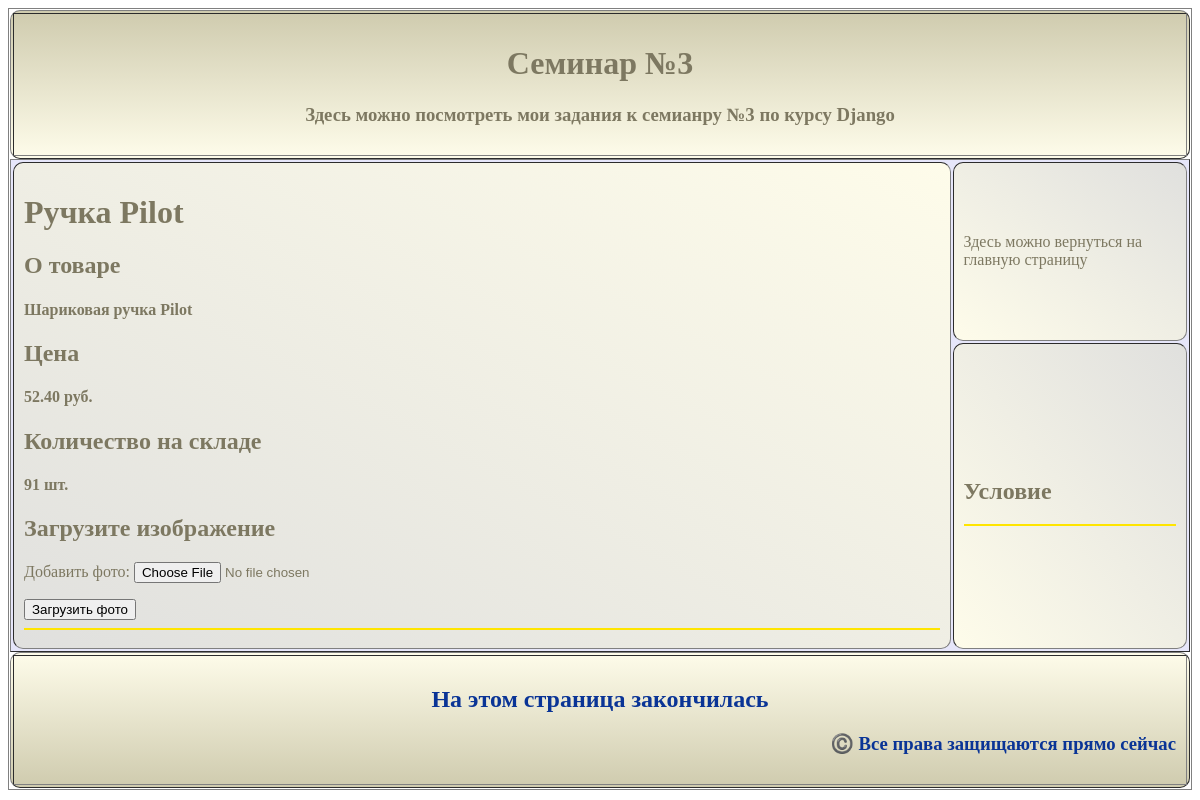
Screenshot of /goods/1/ with the database file from the repository.
### hw_app/models.py (models this page shows, shortened)
class Goods(models.Model):
    title = models.CharField(max_length=100)
    description = models.TextField(default=None)
    price = models.DecimalField(max_digits=10, decimal_places=2)
    quantity = models.IntegerField()
    date_adding = models.DateField(default=timezone.now)

### hw_app/views.py (the view)
# urls.py: path('goods/<int:goods_id>/', views.goods_description, name='goods_description'),
def goods_description(request, goods_id):
    goods = get_object_or_404(Goods, pk=goods_id)
    if request.method == 'POST':
        form = ImageForm(request.POST, request.FILES)
        if form.is_valid():
            image = form.cleaned_data['image']
            fs = FileSystemStorage()
            fs.save(image.name, image)
    else:
        form = ImageForm()
    return render(request, 'hw_app/goods_description.html', {'goods': goods, 'form': form})

### hw_app/forms.py
class ImageForm(forms.Form):
    image = forms.ImageField(label='Добавить фото')

### hw_app/templates/hw_app/goods_description.html (shortened to what this page needs)
{% extends 'hw_app/base.html' %}
{% block content %}
    <h1>{{ goods.title }}</h1>
    <h2>О товаре</h2>
    <h4>{{ goods.description }}</h4>
    <h2>Цена</h2>
    <h4>{{ goods.price }} руб.</h4>
    <h2>Количество на складе</h2>
    <h4>{{ goods.quantity }} шт.</h4>
    <h2>Загрузите изображение</h2>
    <form method="post" enctype="multipart/form-data">
        {{ form.as_p }}
    <button type="submit">Загрузить фото</button>
    </form>
{% endblock %}

### rows the page displays
Goods: title "Ручка Pilot", description "Шариковая ручка Pilot", price "52.40", quantity "91"
